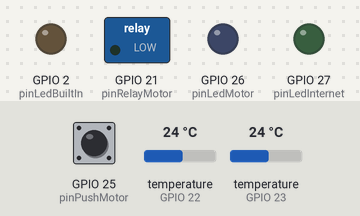
A program run on a simulated ESP32. Shown: switched loads named in the program (green lamp = pin HIGH), output pins drawn as LEDs (lit = HIGH). The test bench sets the inputs (shaded band); at power-on: GPIO 25 (pinPushMotor) LOW, temperature (sensors on GPIO 22, GPIO 23) 24 °C. WiFi joins after 1.5 s; servers stay silent unless stated; uploads are accepted with an empty reply; the local clock reads 2024-03-15 10:24:30 at power-on unless the program sets it; web services answer with replies made up by the test bench; what the program prints to the serial monitor is not drawn.

Above: at 9.0 s.
9.1 s: GPIO 25 (pinPushMotor) pulled HIGH for 1 s
At 12.8 s:
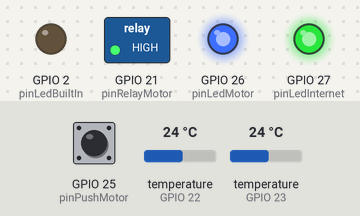
13.5 s: GPIO 25 (pinPushMotor) pulled HIGH for 0.15 s
At 14.5 s:
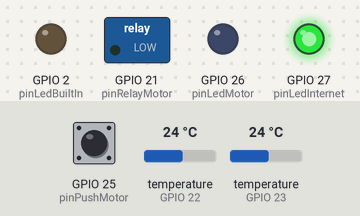
15.6 s: GPIO 25 (pinPushMotor) pulled HIGH for 3.2 s
At 20.2 s:
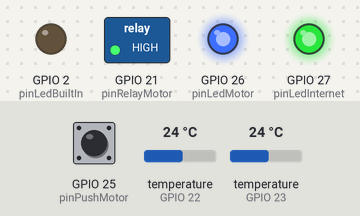
Timing chart, 0 to 21.7 s (numbered marks = the images above; inputs shaded):
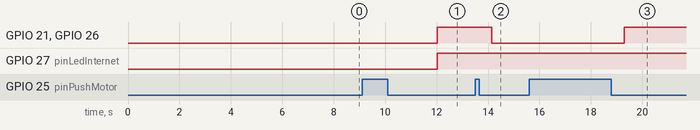

Measured:
- after the input at 9.1 s, GPIO 21 (pinRelayMotor), GPIO 26 (pinLedMotor): LOW → HIGH after 2.9 s; GPIO 27 (pinLedInternet): LOW → HIGH after 2.9 s instead of 1.7 s
- after the input at 13.5 s, GPIO 21 (pinRelayMotor), GPIO 26 (pinLedMotor): HIGH → LOW after 0.65 s
- after the input at 15.6 s, GPIO 21 (pinRelayMotor), GPIO 26 (pinLedMotor): LOW → HIGH after 3.7 s

The program:

main.cpp
```cpp
#include "log.h"
#include "controller.h"
#include "ds18b20.h"
#include "ds3231.h"
#include "wifi_manager.h"
#include "firebase.h"
#include "utils.h"
#include "html.h"
#include "web_server.h"

void setup()
{
    delay(1000);
    setupDS3231();
    setupDS18B20();
    setupLog();
    setupController();

    setupWiFi();
    setupFirebase();
    setupHtml();
    setupWebServer();
}

void loop()
{

    checkInternet();
    checkInputs();
    checkDatabase();
    checkPullingWater();
    checkOutputs();

    Serial.print(".");
    delay(100);
}
```

controller.cpp
```cpp
#include "controller.h"
#include "wifi_manager.h"
#include "firebase.h"
#include "ds18b20.h"
#include "ds3231.h"
#include "utils.h"
#include "log.h"
#include "test.h"

#define pinLedMotor 26
#define pinLedInternet 27
#define pinLedBuiltIn 2

#define pinPushMotor 25
#define pinRelayMotor 21

#define TIME_TO_START "8:00"
#define TIME_TO_END "17:30"
#define PULL_WATER_CYCLE_CHECKER_MINUTES 15   // 15 MINUTOS
#define PULL_WATER_MANUAL_CHECKER_MINUTES 120 // 2 HORAS
#define PULL_WATER_CYCLE_TURNOFF_MINUTES 2    // 2 MINUTOS
#define DATABASE_CYCLE_SECONDS 300            // 5 MINUTOS

bool ignorePullingWatter = true;
unsigned long lastInternetCheck = 0;
unsigned long lastPullingWatterCycle = 0;
unsigned long lastPullingWatterTurnOff = 0;
unsigned long lastManualPullingWatter = 0;

bool internet_on = false;
bool motor_force_on = false;
bool pulling_water = false;
float pool_temperature = -125;
float roof_temperature = -125;
unsigned long lastDatabaseHistory = 0;

bool isOnTime()
{
    time_t myTZ = getTime_DS3231();
    String timeNow = getTimeOfDay(myTZ);
    return isTimeEarlier(TIME_TO_START, timeNow) && isTimeEarlier(timeNow, TIME_TO_END);
}

void setupController()
{
    pinMode(pinLedInternet, OUTPUT);
    pinMode(pinLedBuiltIn, OUTPUT);
    pinMode(pinLedMotor, OUTPUT);
    pinMode(pinRelayMotor, OUTPUT);
    pinMode(pinPushMotor, INPUT);
}

void checkInternet()
{

    if (checkMillis(lastInternetCheck, 1000 * 10))
    {

        logMessage("Controller", "Internet...");

        if (!internetState())
        {
            logMessageFail();
            // xTaskCreate(connectToWiFi, "connectToWiFi", 30000, NULL, 1, NULL);
            // xTaskCreatePinnedToCore(connectToWiFi, "connectToWiFi", 8192, NULL, 1, NULL, 1);
            connectToWiFi();
        }
        else
        {
            logMessageSuccess();
        }
    }
}

void checkInputs()
{

    if (checkMillis(lastManualPullingWatter, 1000 * 60 * PULL_WATER_MANUAL_CHECKER_MINUTES))
    {
        if (motor_force_on)
        {
            motor_force_on = false;
            logMessage("Controller", "Motor em modo FORCE atingiu tempo máximo");
            return;
        }
    }

    pool_temperature = poolTemperature();
    roof_temperature = roofTemperature();
    motor_force_on = toggleInput(pinPushMotor, motor_force_on);
    internet_on = internetState();
}

bool toggleMotor()
{
    motor_force_on = !motor_force_on;
    return motor_force_on;
}

void checkOutputs()
{
    digitalWrite(pinRelayMotor, motor_force_on || pulling_water);
    digitalWrite(pinLedMotor, motor_force_on || pulling_water);

    if (!internet_on)
    {
        flashPin(pinLedInternet);
    }
    else
    {
        digitalWrite(pinLedInternet, internet_on);
    }
}

void checkPullingWater()
{

    if (!isOnTime())
    {
        return;
    }

    if (motor_force_on)
    {
        logMessage("Controller", "Ignorado. Motor em modo FORCE");
        return;
    }

    if (checkMillis(lastPullingWatterCycle, 1000 * 60 * PULL_WATER_CYCLE_CHECKER_MINUTES))
    {
        if (ignorePullingWatter)
        {
            logMessage("Controller", "Ignorado. Primeiro cíclo automático");
            ignorePullingWatter = false;
            return;
        }

        logMessage("Controller", "Ligando motor. CYCLE_CHECKER");
        pulling_water = true;
        lastPullingWatterTurnOff = millis();
    }
    if (checkMillis(lastPullingWatterTurnOff, 1000 * 60 * PULL_WATER_CYCLE_TURNOFF_MINUTES))
    {

        logMessage("Controller", "Desligando. CYCLE_TURNOFF");
        pulling_water = false;
    }
}

void checkDatabase()
{

    if (!isOnTime())
    {
        return;
    }

    if (checkMillis(lastDatabaseHistory, 1000 * DATABASE_CYCLE_SECONDS))
    {

        unsigned long currentMillis = millis();
        unsigned long secondsPassed = (currentMillis - lastPullingWatterCycle) / 1000; // Convertendo de milissegundos para segundos
        time_t currentTime = getTime_DS3231();
        time_t lastPullingWaterHit = currentTime - secondsPassed;

        updateHistory(currentTime,
                      motor_force_on,      //
                      pulling_water,       //
                      pool_temperature,    //
                      roof_temperature,    //
                      lastPullingWaterHit, //
                      test_mode,           //
                      ip_address           //
        );
    }
}

void runTests()
{
    test(pinLedBuiltIn, pinLedInternet, pinLedMotor, pinRelayMotor);
}
```

controller.h
```cpp
#ifndef controller_H
#define controller_H
#include <Arduino.h>

void runTests();
void setupController();
void checkInternet();
void checkInputs();
void checkOutputs();
void checkDatabase();
void checkPullingWater();
bool toggleMotor();
#endif // controller_H
```

ds18b20.cpp
```cpp
#include "ds18b20.h"
#include "log.h"
#include "controller.h"

// Definindo as portas dos sensores
#define ONE_WIRE_BUS_1 23
#define ONE_WIRE_BUS_2 22

OneWire oneWire1(ONE_WIRE_BUS_1);
OneWire oneWire2(ONE_WIRE_BUS_2);

DallasTemperature poolSensor(&oneWire2);
DallasTemperature roofSensor(&oneWire1);

void setupDS18B20()
{
    logMessage("DS18B20", "Starting...");
    poolSensor.begin();
    roofSensor.begin();
}

float poolTemperature()
{
    poolSensor.requestTemperatures();
    float pool_temperature = poolSensor.getTempCByIndex(0);
    return pool_temperature;
}

float roofTemperature()
{
    roofSensor.requestTemperatures();
    float roof_temperature = roofSensor.getTempCByIndex(0);
    return roof_temperature;
}
```

ds18b20.h
```cpp
#ifndef DS18B20_H
#define DS18B20_H

#include <Arduino.h>
#include <OneWire.h>
#include <DallasTemperature.h>

void setupDS18B20();
float poolTemperature();
float roofTemperature();

#endif // DS18B20_H
```

ds3231.cpp
```cpp
#include <Wire.h>
#include <RTClib.h>
#include "log.h"
#include "utils.h"
#include "controller.h"

// Instâncias do RTC e Timezone
RTC_DS3231 rtc;

// Definição dos pinos de SDA e SCL
#define SDA_PIN 18
#define SCL_PIN 19

// Função para recuperar o horário do RTC em formato `time_t`
time_t getTime_DS3231()
{
    DateTime now = rtc.now(); // Obtem o horário atual do RTC
    struct tm timeinfo;
    timeinfo.tm_year = now.year() - 1900; // Ano base 1900
    timeinfo.tm_mon = now.month() - 1;    // Mês começa do 0
    timeinfo.tm_mday = now.day();
    timeinfo.tm_hour = now.hour();
    timeinfo.tm_min = now.minute();
    timeinfo.tm_sec = now.second();

    // Converte para time_t (Unix Timestamp)
    return mktime(&timeinfo);
}

void printDate_DS3231()
{

    time_t currentTime = getTime_DS3231();
    logMessage("DS3231", "🕔 ");
    logMessage("", ctime(&currentTime), true);
}

// now deve ser string no formato ISO 8601, como "2025-01-26T15:47:33.123"
void updateRTC(String now)
{
    if (now.length() < 19)
    { // Verifica se o valor é válido
        logMessage("DS3231", "Erro: Data/hora inválida.");
        return;
    }

    // Extrai os componentes do formato "YYYY-MM-DDTHH:MM:SS"
    int year = now.substring(0, 4).toInt();
    int month = now.substring(5, 7).toInt();
    int day = now.substring(8, 10).toInt();
    int hour = now.substring(11, 13).toInt();
    int minute = now.substring(14, 16).toInt();
    int second = now.substring(17, 19).toInt();

    // Atualiza o RTC com os valores extraídos
    rtc.adjust(DateTime(year, month, day, hour, minute, second));
}

void setupDS3231()
{
    logMessage("DS3231", "Starting... ");
    Serial.begin(115200);
    Wire.begin(SDA_PIN, SCL_PIN); // Inicializa I2C nos pinos definidos

    // Inicializa o RTC
    if (!rtc.begin())
    {
        logMessage("DS3231", "Erro ao inicializar RTC!");
        while (1)
            ; // Para o programa caso o RTC não seja encontrado
    }

    printDate_DS3231();
}

void setupTime_DS3231()
{

    String datetime = jsonGET("https://timeapi.io/api/Time/current/zone?timeZone=America/Sao_Paulo", "dateTime");

    if (isValidDateTime(datetime))
    {
        updateRTC(datetime);
        logMessage("DS3231", "Hora configurada no RTC com base no timezone!");
        printDate_DS3231();
    }
    else
    {
        logMessage("DS3231", "Falha ao obter horário do timezone. Continuando com horário anterior no RTC.");
        logMessage("DS3231", "Foi obtido isso: " + datetime);
    }
}
```

ds3231.h
```cpp
#ifndef DS3231_H
#define DS3231_H

#include <Arduino.h>

void setupDS3231();
void setupTime_DS3231();
time_t getTime_DS3231();

#endif // DS3231_H
```

firebase.cpp
```cpp
#include "firebase.h"
#include "log.h"
#include "ds18b20.h"
#include "controller.h"
#include "wifi_manager.h"
#include "firebase_config.h"

#define FIREBASE_DISABLE_DEBUG_PRINT
#include <addons/TokenHelper.h> // Don't move this include from here
#include <addons/RTDBHelper.h>  // Don't move this include from here

FirebaseData fbDataObj;
FirebaseAuth fbAuth;
FirebaseConfig fbConfig;

void setupFirebase()
{

    logMessage("Firebase", "Starting...");

    Firebase.reconnectNetwork(true);
    // Firebase.setIdToken(&fbConfig, "", 3600, "<Refresh Token>");

    fbConfig.api_key = FIREBASE_API_KEY;
    fbConfig.database_url = FIREBASE_URL;
    fbConfig.token_status_callback = tokenStatusCallback;
    // fbConfig.signer.preRefreshSeconds = 5 * 60;

    fbAuth.user.email = FIREBASE_USER_NAME;
    fbAuth.user.password = FIREBASE_USER_PASS;

    fbDataObj.setBSSLBufferSize(2048, 1024);
    fbDataObj.keepAlive(10, 10, 1);
}

void updateHistory(time_t timestamp,
                   bool force_motor,              //
                   bool pulling_water,            //
                   float pool_temperature,        //
                   float roof_temperature,        //
                   time_t last_pulling_water_hit, //
                   bool test_mode,                //
                   String ip_address              //
)
{
    if (!checkInternetConnection())
    {
        logMessage("Firebase", "Sem internet!");
        return;
    }

    if (!Firebase.ready())
    {
        logMessage("Firebase", "Autenticando...");
        Firebase.begin(&fbConfig, &fbAuth);
        Firebase.setDoubleDigits(2);
        logMessage("Firebase", "Autenticação OK!");
    }

    String regLogMessage = String("Registrando History ");
    regLogMessage += String(timestamp);
    regLogMessage += " at ";
    regLogMessage += timestampToDateTime(timestamp);
    regLogMessage += "...";
    logMessage("Firebase", regLogMessage);

    FirebaseJson json;
    json.set("datetime", timestampToDateTime(timestamp));
    json.set("temperature_pool", pool_temperature);
    json.set("temperature_roof", roof_temperature);
    json.set("pulling_water", pulling_water);
    json.set("pulling_Water_last", timestampToDateTime(last_pulling_water_hit));
    json.set("force_motor", force_motor);
    json.set("test_mode", test_mode);
    json.set("ip_address", ip_address);

    bool result = Firebase.push(fbDataObj, "/history", json);
    logMessage("Firebase", String(result ? "History registrado!" : "Erro ao registrar history!"));
    logSkipLine();
}
```

firebase.h
```cpp
#ifndef FIREBASE_H
#define FIREBASE_H
#include <Arduino.h>
#include <HTTPClient.h>
#include <WiFi.h>
#include <FirebaseESP32.h>

void setupFirebase();
void updateHistory(time_t timestamp,
                   bool force_motor,           //
                   bool pulling_water,         //
                   float pool_temperature,     //
                   float roof_temperature,     //
                   time_t lastPullingWaterHit, //
                   bool test_mode,             //
                   String ip_address           //
);
String timestampToDateTime(time_t timestamp);

#endif // FIREBASE_H
```

html.cpp
```cpp
#include "html.h"
#include "log.h"

void setupHtml()
{
    logMessage("HTML", "Starting...");
}

String getControlPage()
{
    return R"(
        <!DOCTYPE html>
        <html>
            <head>
                <title>POOL HEATING</title>
                <meta name="viewport" content="width=device-width, initial-scale=1">
                <style>
                    html { font-family: sans-serif; text-align: center; }
                    body { display: inline-flex; flex-direction: column; }
                    h1 { margin-bottom: 1.2em; }
                    h2 { margin: 0; }
                    button { height: 45px; }
                    div { display: grid; grid-template-columns: 1fr 1fr; grid-template-rows: auto auto; grid-auto-flow: column; grid-gap: 1em; }
                </style>
            </head>
            <body>
                <h1>POOL HEATING</h1>
                <div>
                    <button onclick="sendPostRequest('motor', 'toggle');">MOTOR</button>
                </div>
                <script>

                    function sendPostRequest(name, value) {
                        var xhr = new XMLHttpRequest();
                        xhr.open("POST", "/post", true);
                        xhr.setRequestHeader("Content-Type", "application/x-www-form-urlencoded");
                        xhr.onreadystatechange = function() {
                            if (xhr.readyState == 4 && xhr.status == 200) {
                                console.log("Resposta do servidor: " + xhr.responseText);
                            }
                        };
                        // Envia os parâmetros name e value no formato x-www-form-urlencoded
                        xhr.send("name=" + encodeURIComponent(name) + "&value=" + encodeURIComponent(value));
                    }

                </script>
            </body>
        </html>
    )";
}
```

html.h
```cpp
#ifndef HTML_H
#define HTML_H
#include <Arduino.h>

void setupHtml();
String getControlPage();

#endif // HTML_H
```

log.cpp
```cpp
#include "log.h"
#include "utils.h"
#include "ds3231.h"
#include "wifi_manager.h"

void setupLog()
{
    logMessage("Log", "Starting...");
    Serial.begin(115200);
}

void logSkipLine()
{
    Serial.println();
}


void logMessage(const String &label, const String &message, const bool &skipLineAtEnd)
{
    //time_t myTZ = getTime_DS3231();
    //String timeNow = getTimeOfDay(myTZ);
    if (!skipLineAtEnd)
    {
        Serial.println();
    }

    if(label.length() > 0)
    {
       // Serial.print(timeNow);
        Serial.print(" [");
        Serial.print(label);
        Serial.print("] ");
    }

    Serial.print(message);

    if (skipLineAtEnd)
    {
        Serial.println();
    }
}

void logMessageSuccess()
{
    logMessage("", " (✅ OK)", true);
}

void logMessageFail()
{
    logMessage("", " (🛑 FAILED)", true);
}

void logMessage(const String &message)
{
    logMessage("", message, false);
}


void logMessage(const String &message, const bool &ignoreLn)
{
    logMessage("", message, ignoreLn);
}


void logMessage(const String &label, const String &message)
{
    logMessage(label, message, false);
}

void logValue(const String &label, int value)
{
    logMessage(label, String(value), false);
}

void logValue(const String &label, int value, const bool &ignoreLn)
{
    logMessage(label, String(value), ignoreLn);
}

void logValue(const String &label, float value)
{
    String formattedValue = String(value, 2);
    logMessage(label, formattedValue, false);
}

void logValue(const String &label, float value, const bool &ignoreLn)
{
    String formattedValue = String(value, 2);
    logMessage(label, formattedValue, false);
}
```

log.h
```cpp
#ifndef SERIAL_LOGGER_H
#define SERIAL_LOGGER_H
#include <Arduino.h>

void setupLog();

void logMessageSuccess();
void logMessageFail();
void logMessage(const String &message);
void logMessage(const String &label, const String &message);
void logMessage(const String &label, const String &message, const bool &ignoreLn);
void logValue(const String &label, int value);
void logValue(const String &label, int value, const bool &ignoreLn);
void logValue(const String &label, float value);
void logValue(const String &label, float value, const bool &ignoreLn);
void logSkipLine();

#endif // SERIAL_LOGGER_H
```

test.cpp
```cpp
#include "test.h"
#include "log.h"
#include "controller.h"

void test(int pinLedBuiltIn, int pinLedInternet, int pinLedMotor, int pinRelayMotor)
{
    logMessage("Test", "Starting...");
    delay(2000);

    logMessage("Test", "BuiltIn Led...");
    digitalWrite(pinLedBuiltIn, HIGH);
    delay(2000);
    digitalWrite(pinLedBuiltIn, LOW);

    logMessage("Test", "Internet Led...");
    digitalWrite(pinLedInternet, HIGH);
    delay(2000);
    digitalWrite(pinLedInternet, LOW);

    logMessage("Test", "Motor Led...");
    digitalWrite(pinLedMotor, HIGH);
    delay(2000);
    digitalWrite(pinLedMotor, LOW);

    logMessage("Test", "Motor Relay...");
    digitalWrite(pinRelayMotor, HIGH);
    delay(2000);
    digitalWrite(pinRelayMotor, LOW);
}
```

test.h
```cpp
#ifndef test_H
#define test_H
#include <Arduino.h>

void test(int pinLedBuiltIn, int pinLedInternet, int pinLedMotor, int pinRelayMotor);

#endif // test_H
```

utils.h
```cpp
#ifndef utils_H
#define utils_H
#include <Arduino.h>
#include <map>

boolean toggleInput(int inputPin, boolean varState, int delayTime = 500);
void flashPin(int outputPin, int times = 3, int delayTime = 100, int waitForContinueTime = 100);
bool checkMillis(unsigned long &lastMillis, unsigned long interval);

String timestampToDateTime(time_t timestamp);
time_t dateTimeToTimestamp(String datetime);
String getTimeOfDay(time_t timestamp);
bool isTimeEarlier(String time1, String time2);
String httpGET(const char *serverName);
String jsonGET(const char *url, const char *fieldName);
bool isValidDateTime(String datetime);

#endif // utils_H
```

web_server.h
```cpp
#ifndef web_server_H
#define web_server_H
#include <Arduino.h>
#include <ESPAsyncWebServer.h>
#include "ds3231.h"

void setupWebServer();
void startWebServer();

#endif // web_server_H
```

firebase_config.sample.h
```cpp
#ifndef FIREBASE_CONFIG_H
#define FIREBASE_CONFIG_H

#include <Arduino.h>

#define FIREBASE_API_KEY "......"
#define FIREBASE_USER_NAME "......"
#define FIREBASE_USER_PASS "......"
#define FIREBASE_URL "......"

#endif // FIREBASE_CONFIG_H
```

Source omitted: utils.cpp (6377 bytes), web_server.cpp (2332 bytes), wifi_manager.cpp (2029 bytes), wifi_manager.h (423 bytes)
